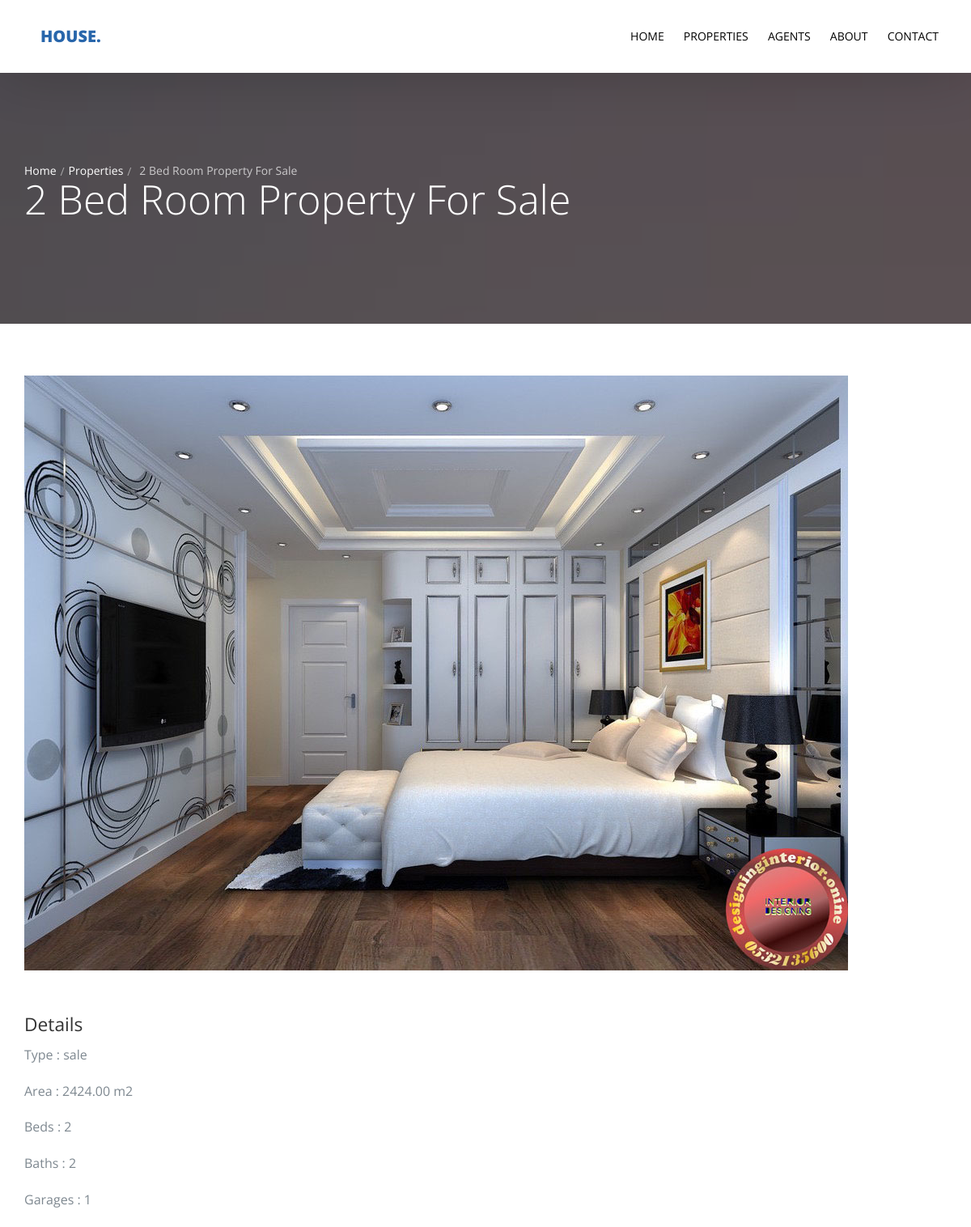
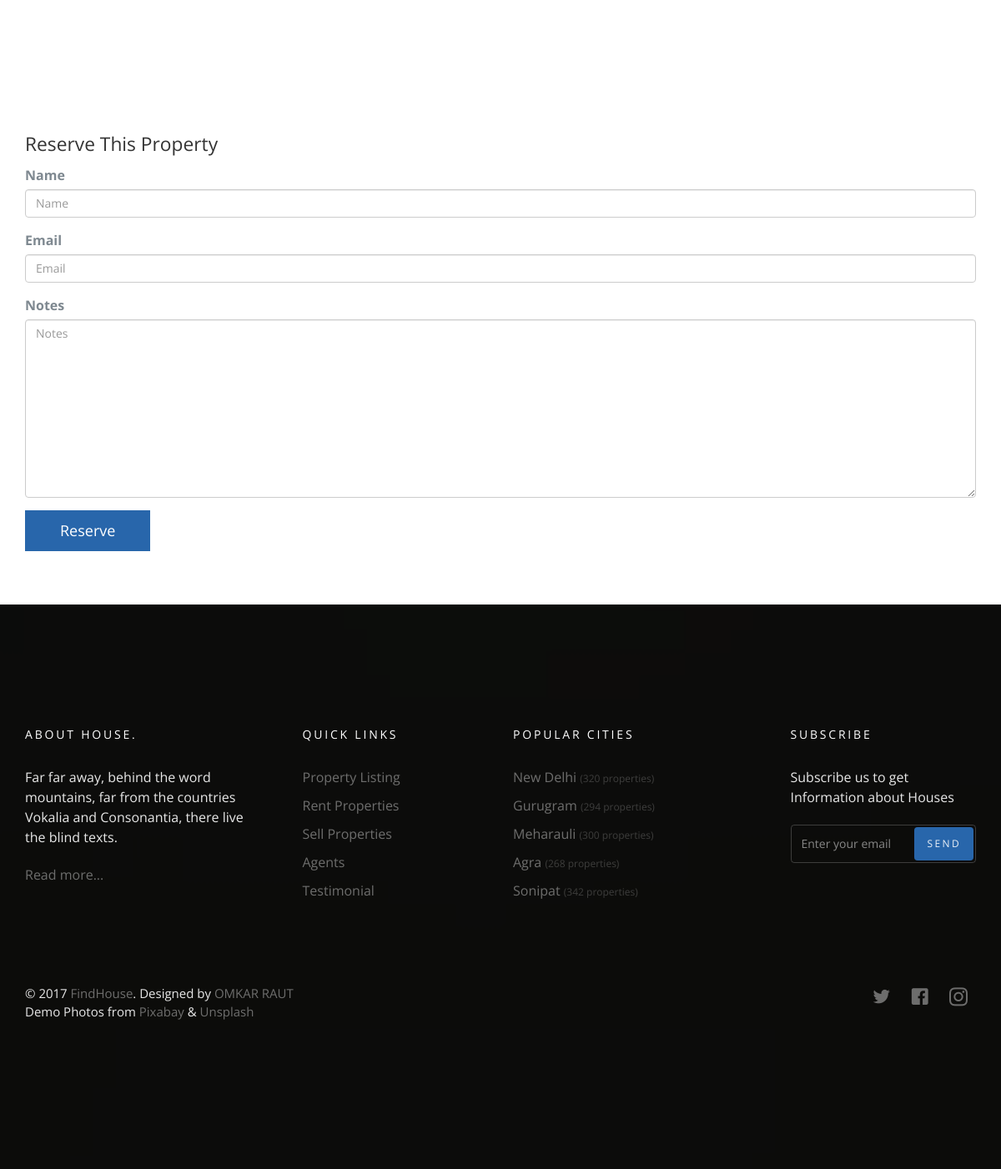
/property/5, run on the app's committed database (2 pictures, top to bottom).
### property/models.py (models this page shows)
class Property(models.Model):
    name = models.CharField(max_length=50)
    property_type = models.CharField(choices=property_type , max_length=10)
    price = models.PositiveIntegerField()
    category = models.ForeignKey('Category' ,null=True ,on_delete=models.SET_NULL)
    area = models.DecimalField(decimal_places=2 ,max_digits=8 )
    beds_number = models.PositiveIntegerField()
    baths_number = models.PositiveIntegerField()
    garages_number = models.PositiveIntegerField()
    image=models.ImageField(upload_to='property/',null=True)
    location=models.CharField(max_length=50 ,null=True)
    def __str__(self):
        return self.name
    class Meta:
        verbose_name = 'Property'
        verbose_name_plural = 'Properties'

### property/views.py (the view)
# urls.py: path('<int:id>',views.property_detail , name='property_detail'),
def property_detail(request,id):
    property_detail = Property.objects.get(id=id)
    template = 'property/detail.html'
    if request.method == 'POST':
        reserve_form = ReserveForm(request.POST)
        if reserve_form.is_valid():
            reserve_form.save()
    else:
        reserve_form = ReserveForm()
    context = {
        'property_detail' : property_detail ,
        'reserve_form' : reserve_form
    }
    return render(request , template , context)

### property/forms.py
class ReserveForm(forms.ModelForm):
    class Meta :
        model = Reserve
        fields = '__all__'

### property/templates/property/detail.html (shortened to what this page needs)
{% extends 'base.html' %}
{% load bootstrap4 %}
{% block body %}
  <section class="probootstrap-slider flexslider2 page-inner">
    <div class="overlay"></div>
    <div class="probootstrap-wrap-banner">
      <div class="container">
        <div class="row">
          <div class="col-md-8">
              <div class="page-title probootstrap-animate">
                  <div class="probootstrap-breadcrumbs">
                    <a href="#">Home</a><span><a href="{% url 'property:property_list' %}"> Properties </a></span>{{property_detail}}
                  </div>
                  <h1>{{property_detail}}</h1>
                </div>
          </div>
        </div>
      </div>
    </div>
    <ul class="slides">
      <li style="background-image: url(img/slider_1.jpg);"></li>
    </ul>
  </section>
  <section class="probootstrap-section">
    <div class="container">
      <div class="row">
        <div class="col-md-12">
          <p><img src="{{property_detail.image.url}}" class="img-responsive" alt="Free Bootstrap Template by uicookies.com"></p>
        </div>
      </div>
      <div class="row">
        <div class="col-md-12">
          <h2>Details</h2>
          <p>Type : {{property_detail.property_type}}</p>
          <p>Area : {{property_detail.area}} m2</p>
          <p>Beds : {{property_detail.beds_number}}</p>
          <p>Baths : {{property_detail.baths_number}}</p>
          <p>Garages : {{property_detail.garages_number}}</p>
        </div>
      </div>
    </div>
  </section>
  <section class="probootstrap-section">
      <div class="container">
        <div class="row">
          <div class="col-md-12">
            <h2>Reserve This Property</h2>
              <form action="" method="POST">
                  {% bootstrap_form reserve_form %}
                  {% buttons %}
                      <button type="submit" class="btn btn-primary">Reserve</button>
                  {% endbuttons %}
              </form>
          </div>
        </div>
      </div>
    </section>
  {% endblock body %}

### data on the page
Property: name "2 Bed Room Property For Sale", image (picture), property_type "sale", area "2424.00", beds_number "2", baths_number "2", garages_number "1"
